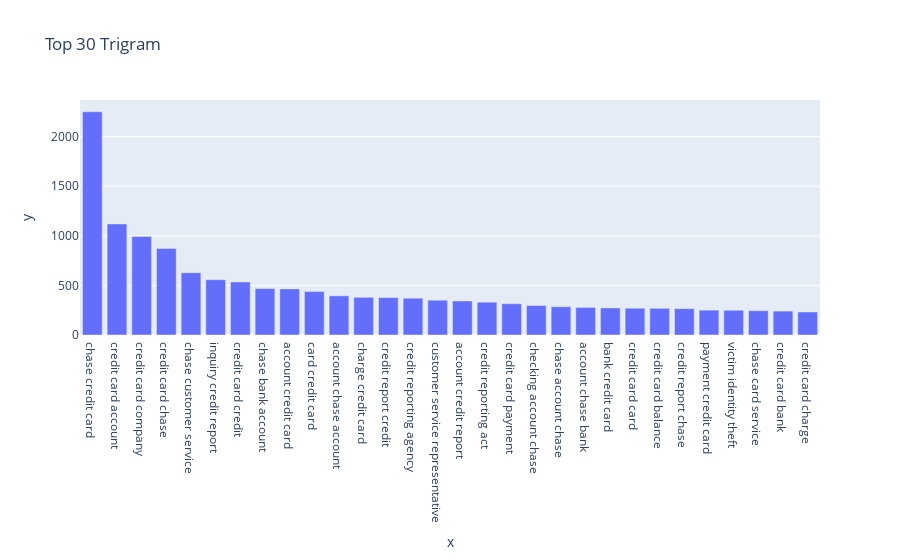

Write notebook code for a chart like this one.
### Code cell
#Print the top 30 words in the trigram frequency and plot the same using a bar graph
trigram = get_top_n_words(df_clean['Complaint_clean'], 3,30)
for word, freq in trigram:
    print(word, freq)
px.bar(x=[word for word, freq in trigram], y=[freq for word, freq in trigram], title='Top 30 Trigram')

### Figure 1 — Plotly figure (JSON) as saved in the notebook; plotly's stock layout.template omitted (floating-point values rounded to 4 significant figures)
{"data": [{"hovertemplate": "x=%{x}<br>y=%{y}<extra></extra>", "legendgroup": "", "marker": {"color": "#636efa", "pattern": {"shape": ""}}, "name": "", "orientation": "v", "showlegend": false, "textposition": "auto", "type": "bar", "x": ["chase credit card", "credit card account", "credit card company", "credit card chase", "chase customer service", "inquiry credit report", "credit card credit", "chase bank account", "account credit card", "card credit card", "account chase account", "charge credit card", "credit report credit", "credit reporting agency", "customer service representative", "account credit report", "credit reporting act", "credit card payment", "checking account chase", "chase account chase", "account chase bank", "bank credit card", "credit card card", "credit card balance", "credit report chase", "payment credit card", "victim identity theft", "chase card service", "credit card bank", "credit card charge"], "xaxis": "x", "y": [2251, 1120, 994, 873, 628, 558, 535, 468, 465, 438, 395, 380, 377, 371, 351, 343, 331, 315, 297, 285, 278, 273, 270, 269, 266, 251, 250, 245, 241, 232], "yaxis": "y"}], "layout": {"barmode": "relative", "legend": {"tracegroupgap": 0}, "title": {"text": "Top 30 Trigram"}, "xaxis": {"anchor": "y", "domain": [0, 1], "title": {"text": "x"}}, "yaxis": {"anchor": "x", "domain": [0, 1], "title": {"text": "y"}}}}
